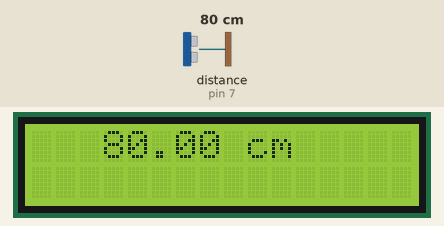
A sketch run on a simulated Arduino Uno, built with avr-gcc and run on an emulated ATmega328P. Parts: 16×2 character LCD. Inputs (shaded band) come from the test bench; at power-on: distance to the obstacle (sensor on pin 7) 80 cm. The echo pulse lasts 58.3 µs per cm.

Above: at 1.2 s.
1.3 s: distance to the obstacle (sensor on pin 7) set to 2 cm
At 2.6 s:
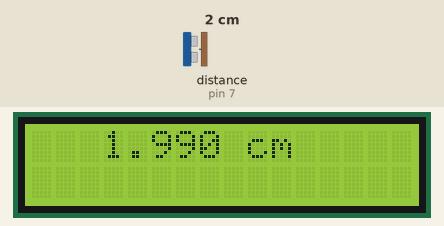
3.5 s: distance to the obstacle (sensor on pin 7) set to 4 cm
At 5.2 s:
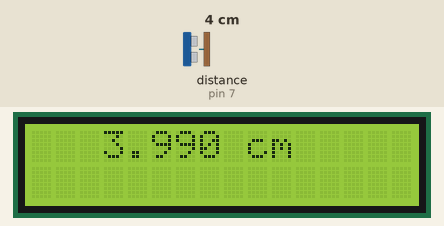
5.5 s: distance to the obstacle (sensor on pin 7) set to 9 cm
At 7.2 s:
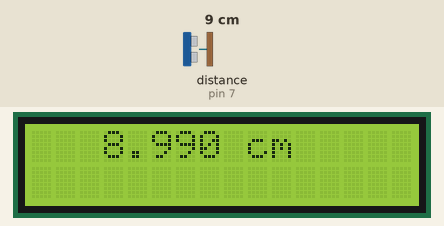
Timing chart, 0 to 8.7 s (numbered marks = the images above; inputs shaded):
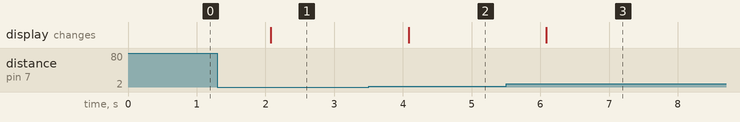

The sketch:

main.ino
```cpp
//Carrega a biblioteca do sensor ultrassonico
#include <Ultrasonic.h>
//Carrega a biblioteca LiquidCrystal
#include <LiquidCrystal.h>

//Define os pinos para o trigger e echo
#define pino_trigger 8
#define pino_echo 7

//Inicializa o sensor nos pinos definidos acima
Ultrasonic ultrasonic(pino_trigger, pino_echo);

//Define os pinos que serão utilizados para ligação ao display
LiquidCrystal lcd(12, 11, 5, 4, 3, 2);

void setup()
{
  Serial.begin(9600);

  //Define o número de colunas e linhas do LCD
  lcd.begin(16, 2);

  lcd.clear();
  lcd.setCursor(9, 0);
  lcd.print("cm");

}

void loop()
{

  float cmMsec;
  long microsec = ultrasonic.timing();
  cmMsec = ultrasonic.convert(microsec, Ultrasonic::CM);

  //Posiciona o cursor na coluna 3, linha 0;
  lcd.setCursor(3, 0);
  //Envia o texto entre aspas para o LCD;
  lcd.print(cmMsec);

  delay(1000);

}
```

Measured:
- after the input at 1.3 s, the display: changes after 0.78 s (image 1)
- after the input at 3.5 s, the display: changes after 0.58 s (image 2)
- after the input at 5.5 s, the display: changes after 0.59 s (image 3)
